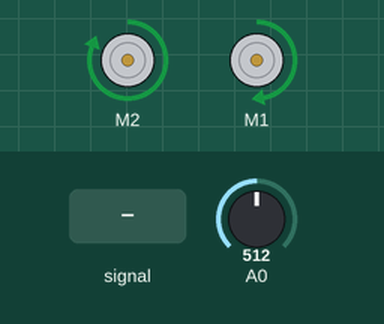
Simulated run of this sketch. Board: Arduino Uno, built with avr-gcc and run on an emulated ATmega328P. Parts: 2 × DC motor (green arrow = forward, orange = backward, longer = faster). The test bench sets the inputs (shaded band); at power-on: A0 = 512. What the sketch prints to the serial monitor is not drawn.

Above: at 1.2 s.
1.3 s: A0 fed a 200 Hz sine of ±81 counts around its level
4.3 s: A0 set to 716
5.8 s: A0 set to 900
At 6.9 s:
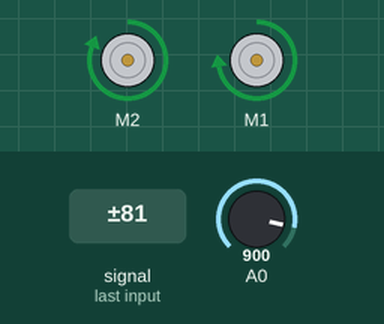
7.3 s: A0 set to 1023
At 8.1 s:
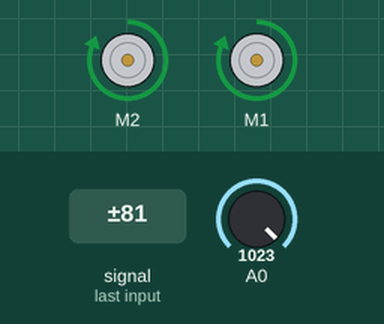
8.8 s: A0 set to 306
At 9.2 s:
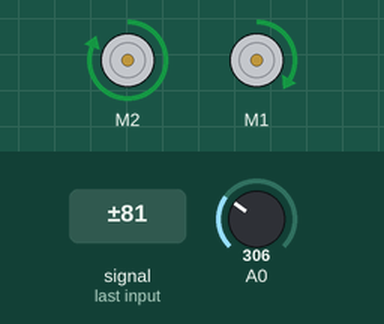
10.3 s: A0 set to 122
At 11.6 s:
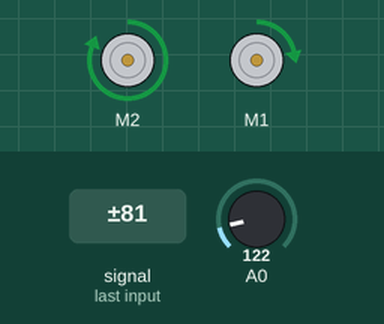
Timing chart, 0 to 12.8 s (numbered marks = the images above; inputs shaded):
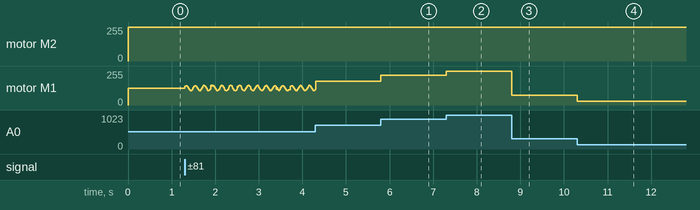

Measured:
- after the input at 5.8 s, motor M1: forward 178/255 → forward 224/255 at once
- after the input at 7.3 s, motor M1: forward 224/255 → forward 255/255 at once
- after the input at 8.8 s, motor M1: forward 255/255 → forward 75/255 at once
- after the input at 10.3 s, motor M1: forward 75/255 → forward 29/255 at once

The sketch:

Shalls_seventh_robot.ino
```cpp
/***********************************************************************
RedBot Library_Test

Created 30 Jul 2013 by Jeff @ SparkFun Electronics.

This code is beerware- feel free to make use of it, with or without
attribution, in your own projects. If you find it helpful, buy me a beer
the next time you see me at the local- or better yet, shop SparkFun!


***********************************************************************/
//include the redbot library to get the functions out of the library
#include <RedBot.h>


// Instantiate the motor control class. This only needs to be done once
//  and indeed SHOULD only be done once!
RedBotMotor motor;


void setup()
{
  Serial.begin(9600);//This will open the serial port to send values out to calibrate sensors

  Serial.println("Hello world!");//This should print once to make sure you're getting serial communication

}

void loop()
{

  int motorSpeed=(analogRead(A0)/4);
    motor.rightDrive(255);   // drive a bit
    motor.leftDrive(motorSpeed);
}
```
